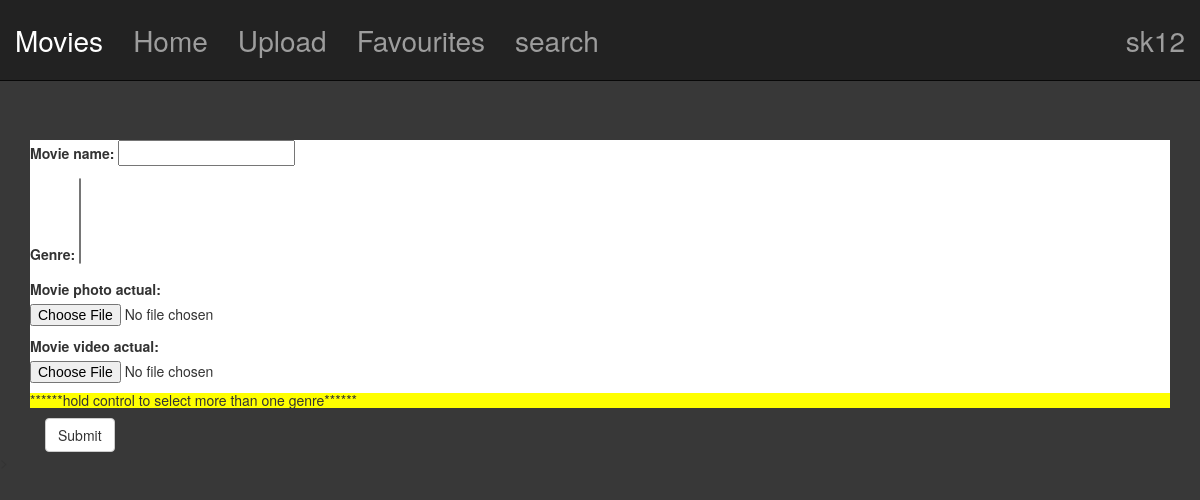
The app's page /first_app/upload_movie/ (signed in), older data.
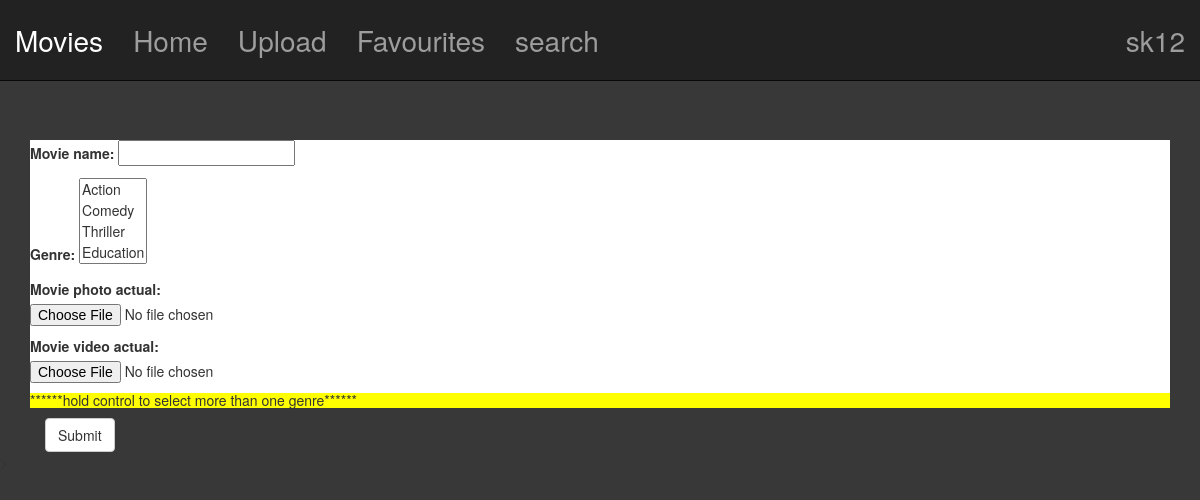
The same page, newer data.
### first_app/models.py (models this page shows)
class Genre(models.Model):
    genre_id = models.AutoField(primary_key=True)
    genre_name = models.CharField(max_length=100, unique=True)
    def __str__(self):
        return self.genre_name

### first_app/views.py (the view)
# urls.py: path('upload_movie/',views.upload_movie,name='upload_movie'),
@login_required(login_url='/login_website/user_login')
def upload_movie(request):
    registered = False
    user_details=request.user
    if request.method == "POST":
        mv = movie_form(request.POST, request.FILES)
        if mv.is_valid():
            movie = mv.save(commit=False)
            movie.movie_photo_actual=request.FILES['movie_photo_actual']
            movie.movie_video_actual=request.FILES['movie_video_actual']
            print(movie.movie_video_actual.url.split('/media/')[1])
            movie.movie_photo=movie.movie_photo_actual.url.split('/media/')[1]
            movie.movie_video=movie.movie_video_actual.url.split('/media/')[1]
            movie.save()
            x1=remove_html(mv['genre'])
            for i in x1:
                movie.genre.add(Genre.objects.get(genre_id=i))
            registered = True
        else:
            print(mv.errors)
    else:
        mv = movie_form()
    dct={'registered':registered,'movies':mv,'user':user_details}
    return render(request,'first_app/upload_movie.html',dct)

### first_app/forms.py
class movie_form(forms.ModelForm):
    class Meta:
        model=movies
        fields=['movie_name','genre','movie_photo_actual','movie_video_actual']

### templates/first_app/upload_movie.html (shortened to what this page needs)
{% extends "first_app/base.html" %}
{% load static %}
{% block body_block %}
    <div class="container" id="spc">
      {% if registered %}
      <h1>Thank you for uploading !</h1>
      {% else %}
      <form method="POST" enctype="multipart/form-data">
        {{movies.as_p}}
        <h5>******hold control to select more than one genre******</h5>
        <div class="form-group">
          <div class="col-sm-10">
            <button type="submit" class="btn btn-default">Submit</button>
          </div>
        </div>
      </form>
      {% endif %}
    </div>
{% endblock %}

### templates/first_app/base.html (shortened to what this page needs)
<!DOCTYPE html>
{% load static %}
<html lang="en" dir="ltr">
  <head>
    <link rel="stylesheet" href="https://stackpath.bootstrapcdn.com/bootstrap/3.4.1/css/bootstrap.min.css">
    <link href="https://vjs.zencdn.net/7.10.2/video-js.css" rel="stylesheet" />
  </head>
  <body>
    <div class="container">
    <nav class="navbar navbar-default navbar-fixed-top navbar-inverse py-5">
      <div class="container-fluid">
      <div class="navbar-header">
        <a href="#" class='navbar-brand' id="siz"> Movies </a>
      </div>
      <div class="collapse navbar-collapse" id="bs-example-navbar-collapse-1">
        <ul class="nav navbar-nav">
          <li id="siz"><a href="{% url 'first_app:display_movie' %}">Home</a></li>
          <li id="siz"><a href="{% url 'first_app:upload_movie' %}">Upload</a></li>
          <li id="siz"><a href="{% url 'first_app:fav' %}">Favourites</a></li>
          <li id="siz"><a href="{% url 'first_app:search_movies' %}">search</a></li>
        </ul>
        <ul class="nav navbar-nav navbar-right navbar-inverse">
          <li id="siz"> <a href={% url 'first_app:display_user_details' %}> {{user.username}}</a> </li>
        </ul>
      </div>
    </nav>
    </div>
    {% block body_block %}
    {% endblock %}
  </body>
</html>>

### templates/first_app/base.html (style rules this page uses)
#spc { margin-top: 10em; }
.navbar { min-height: 80px; }
.navbar-brand { padding: 0 15px; height: 80px; line-height: 80px; }
@media (min-width: 768px) { .navbar-nav > li > a { padding-top: 26.5px; padding-bottom: 26.5px; line-height: 27px; } }
#siz { font-size: 2em; }
body { background-color: #383838; }

### templates/first_app/upload_movie.html (style rules this page uses)
form { background-color:white; }
h5 { background-color:yellow; }

Row changes from the older to the newer data that the page shows:
added Genre: genre "Action / Comedy / Thriller / Education"
